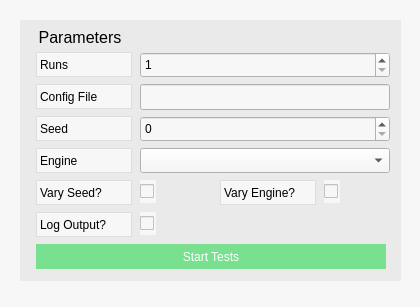
<?xml version="1.0" encoding="UTF-8"?>
<ui version="4.0">
 <class>TestingWindow</class>
 <widget class="QWidget" name="TestingWindow">
  <property name="geometry">
   <rect>
    <x>0</x>
    <y>0</y>
    <width>420</width>
    <height>307</height>
   </rect>
  </property>
  <property name="windowTitle">
   <string>Stride Testing</string>
  </property>
  <property name="styleSheet">
   <string notr="true">QWidget {
	font: 10pt &quot;FreeSans&quot;;
 	background-color: #f7f7f7;
}

QLabel {
 	background-color: #f7f7f7;
 	color: black;
  	border: 1px solid #dddddd;
}

QPushButton {
	background-color: #78e08f;
	color: white;
	border: none;
}

QPushButton:hover {
	background-color: #3c6382;
}

QGroupBox {
	border: none;
	background-color: #eaeaea;
	font-size: 16px;
	text-align: center;
}

QGroupBox:title {
	left: 16;
	top: 8;
}</string>
  </property>
  <widget class="QGroupBox" name="Parameters">
   <property name="geometry">
    <rect>
     <x>20</x>
     <y>20</y>
     <width>381</width>
     <height>261</height>
    </rect>
   </property>
   <property name="title">
    <string>Parameters</string>
   </property>
   <property name="flat">
    <bool>false</bool>
   </property>
   <property name="checkable">
    <bool>false</bool>
   </property>
   <widget class="QLabel" name="runsLabel">
    <property name="geometry">
     <rect>
      <x>16</x>
      <y>32</y>
      <width>96</width>
      <height>25</height>
     </rect>
    </property>
    <property name="frameShape">
     <enum>QFrame::Box</enum>
    </property>
    <property name="frameShadow">
     <enum>QFrame::Plain</enum>
    </property>
    <property name="text">
     <string>Runs</string>
    </property>
   </widget>
   <widget class="QLabel" name="configLabel">
    <property name="geometry">
     <rect>
      <x>16</x>
      <y>64</y>
      <width>96</width>
      <height>25</height>
     </rect>
    </property>
    <property name="frameShape">
     <enum>QFrame::Box</enum>
    </property>
    <property name="frameShadow">
     <enum>QFrame::Plain</enum>
    </property>
    <property name="text">
     <string>Config File</string>
    </property>
   </widget>
   <widget class="QLabel" name="varySeedLabel">
    <property name="geometry">
     <rect>
      <x>16</x>
      <y>160</y>
      <width>96</width>
      <height>25</height>
     </rect>
    </property>
    <property name="frameShape">
     <enum>QFrame::Box</enum>
    </property>
    <property name="frameShadow">
     <enum>QFrame::Plain</enum>
    </property>
    <property name="text">
     <string>Vary Seed?</string>
    </property>
   </widget>
   <widget class="QLabel" name="varyEngineLabel">
    <property name="geometry">
     <rect>
      <x>200</x>
      <y>160</y>
      <width>96</width>
      <height>25</height>
     </rect>
    </property>
    <property name="frameShape">
     <enum>QFrame::Box</enum>
    </property>
    <property name="frameShadow">
     <enum>QFrame::Plain</enum>
    </property>
    <property name="text">
     <string>Vary Engine?</string>
    </property>
   </widget>
   <widget class="QLabel" name="printLabel">
    <property name="geometry">
     <rect>
      <x>16</x>
      <y>192</y>
      <width>96</width>
      <height>25</height>
     </rect>
    </property>
    <property name="frameShape">
     <enum>QFrame::Box</enum>
    </property>
    <property name="frameShadow">
     <enum>QFrame::Plain</enum>
    </property>
    <property name="text">
     <string>Log Output?</string>
    </property>
   </widget>
   <widget class="QSpinBox" name="runsInput">
    <property name="geometry">
     <rect>
      <x>120</x>
      <y>32</y>
      <width>250</width>
      <height>26</height>
     </rect>
    </property>
    <property name="minimum">
     <number>1</number>
    </property>
    <property name="maximum">
     <number>100</number>
    </property>
    <property name="displayIntegerBase">
     <number>10</number>
    </property>
   </widget>
   <widget class="QLabel" name="seedLabel">
    <property name="geometry">
     <rect>
      <x>16</x>
      <y>96</y>
      <width>96</width>
      <height>25</height>
     </rect>
    </property>
    <property name="frameShape">
     <enum>QFrame::Box</enum>
    </property>
    <property name="frameShadow">
     <enum>QFrame::Plain</enum>
    </property>
    <property name="text">
     <string>Seed</string>
    </property>
   </widget>
   <widget class="QLabel" name="engineLabel">
    <property name="geometry">
     <rect>
      <x>16</x>
      <y>128</y>
      <width>96</width>
      <height>25</height>
     </rect>
    </property>
    <property name="frameShape">
     <enum>QFrame::Box</enum>
    </property>
    <property name="frameShadow">
     <enum>QFrame::Plain</enum>
    </property>
    <property name="text">
     <string>Engine</string>
    </property>
   </widget>
   <widget class="QComboBox" name="engineInput">
    <property name="geometry">
     <rect>
      <x>120</x>
      <y>128</y>
      <width>250</width>
      <height>25</height>
     </rect>
    </property>
    <property name="editable">
     <bool>false</bool>
    </property>
    <property name="currentText">
     <string/>
    </property>
    <property name="currentIndex">
     <number>-1</number>
    </property>
   </widget>
   <widget class="QLineEdit" name="configInput">
    <property name="geometry">
     <rect>
      <x>120</x>
      <y>64</y>
      <width>250</width>
      <height>26</height>
     </rect>
    </property>
   </widget>
   <widget class="QSpinBox" name="seedInput">
    <property name="geometry">
     <rect>
      <x>120</x>
      <y>96</y>
      <width>250</width>
      <height>26</height>
     </rect>
    </property>
    <property name="maximum">
     <number>2147483647</number>
    </property>
   </widget>
   <widget class="QCheckBox" name="varySeedInput">
    <property name="geometry">
     <rect>
      <x>120</x>
      <y>160</y>
      <width>16</width>
      <height>23</height>
     </rect>
    </property>
    <property name="text">
     <string/>
    </property>
   </widget>
   <widget class="QCheckBox" name="varyEngineInput">
    <property name="geometry">
     <rect>
      <x>304</x>
      <y>160</y>
      <width>16</width>
      <height>23</height>
     </rect>
    </property>
    <property name="text">
     <string/>
    </property>
   </widget>
   <widget class="QCheckBox" name="printInput">
    <property name="geometry">
     <rect>
      <x>120</x>
      <y>192</y>
      <width>16</width>
      <height>23</height>
     </rect>
    </property>
    <property name="text">
     <string/>
    </property>
   </widget>
   <widget class="QPushButton" name="startButton">
    <property name="geometry">
     <rect>
      <x>16</x>
      <y>224</y>
      <width>350</width>
      <height>25</height>
     </rect>
    </property>
    <property name="text">
     <string>Start Tests</string>
    </property>
   </widget>
  </widget>
 </widget>
 <resources/>
 <connections/>
</ui>
